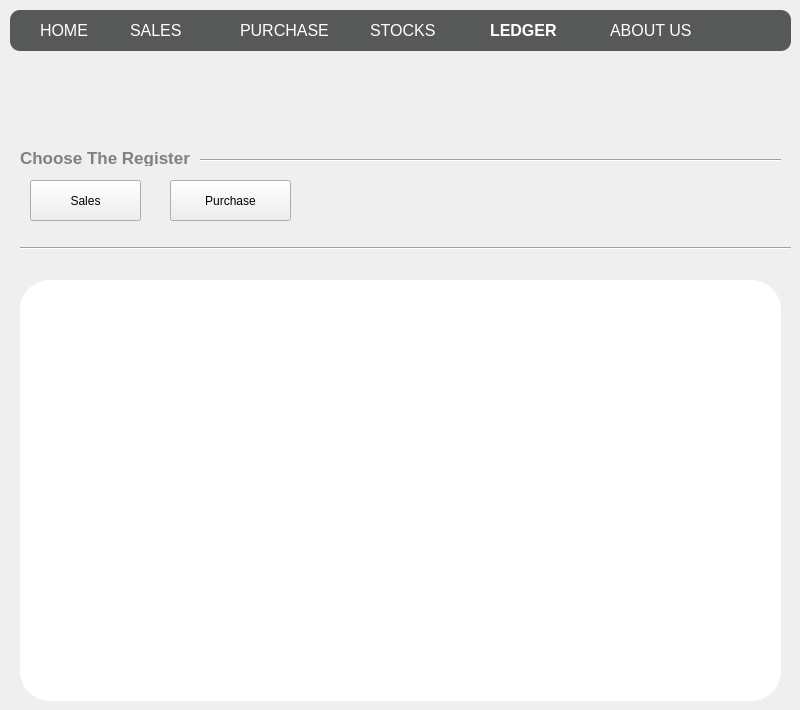
     <widget class="QWidget" name="LedgerPage">
      <property name="styleSheet">
       <string notr="true">#LedgerPage{
	background:rgb(250, 250, 250);
}</string>
      </property>
      <widget class="QFrame" name="FrameNavbarHolder_4">
       <property name="geometry">
        <rect>
         <x>10</x>
         <y>10</y>
         <width>781</width>
         <height>41</height>
        </rect>
       </property>
       <property name="styleSheet">
        <string notr="true">#FrameNavbarHolder_4
{
background:rgb(87, 89, 88);
border-radius:10px;
}
QLabel{
color:white;
font-size:16px;
}
</string>
       </property>
       <property name="frameShape">
        <enum>QFrame::StyledPanel</enum>
       </property>
       <property name="frameShadow">
        <enum>QFrame::Raised</enum>
       </property>
       <widget class="QLabel" name="label_93">
        <property name="geometry">
         <rect>
          <x>30</x>
          <y>10</y>
          <width>91</width>
          <height>21</height>
         </rect>
        </property>
        <property name="text">
         <string>HOME</string>
        </property>
       </widget>
       <widget class="QLabel" name="label_94">
        <property name="geometry">
         <rect>
          <x>120</x>
          <y>10</y>
          <width>101</width>
          <height>21</height>
         </rect>
        </property>
        <property name="styleSheet">
         <string notr="true">#label_19{
border-bottom:2px solid white;
font-weight:bold;
color:white;
}</string>
        </property>
        <property name="text">
         <string>SALES</string>
        </property>
       </widget>
       <widget class="QLabel" name="label_97">
        <property name="geometry">
         <rect>
          <x>230</x>
          <y>10</y>
          <width>121</width>
          <height>21</height>
         </rect>
        </property>
        <property name="styleSheet">
         <string notr="true"/>
        </property>
        <property name="text">
         <string>PURCHASE</string>
        </property>
       </widget>
       <widget class="QLabel" name="label_98">
        <property name="geometry">
         <rect>
          <x>360</x>
          <y>10</y>
          <width>111</width>
          <height>21</height>
         </rect>
        </property>
        <property name="styleSheet">
         <string notr="true"/>
        </property>
        <property name="text">
         <string>STOCKS</string>
        </property>
       </widget>
       <widget class="QLabel" name="label_99">
        <property name="geometry">
         <rect>
          <x>480</x>
          <y>10</y>
          <width>111</width>
          <height>21</height>
         </rect>
        </property>
        <property name="styleSheet">
         <string notr="true">#label_99{
border-bottom:2px solid white;
font-weight:bold;
color:white;
}</string>
        </property>
        <property name="text">
         <string>LEDGER</string>
        </property>
       </widget>
       <widget class="QLabel" name="label_100">
        <property name="geometry">
         <rect>
          <x>600</x>
          <y>10</y>
          <width>111</width>
          <height>21</height>
         </rect>
        </property>
        <property name="text">
         <string>ABOUT US</string>
        </property>
       </widget>
      </widget>
      <widget class="QPushButton" name="pushButton_14">
       <property name="geometry">
        <rect>
         <x>30</x>
         <y>180</y>
         <width>111</width>
         <height>41</height>
        </rect>
       </property>
       <property name="text">
        <string>Sales</string>
       </property>
       <property name="icon">
        <iconset resource="images.qrc">
         <normaloff>:/images/sales.png</normaloff>:/images/sales.png</iconset>
       </property>
       <property name="iconSize">
        <size>
         <width>35</width>
         <height>35</height>
        </size>
       </property>
      </widget>
      <widget class="QPushButton" name="pushButton_15">
       <property name="geometry">
        <rect>
         <x>170</x>
         <y>180</y>
         <width>121</width>
         <height>41</height>
        </rect>
       </property>
       <property name="text">
        <string>Purchase</string>
       </property>
       <property name="icon">
        <iconset resource="images.qrc">
         <normaloff>:/images/purchase.png</normaloff>:/images/purchase.png</iconset>
       </property>
       <property name="iconSize">
        <size>
         <width>37</width>
         <height>37</height>
        </size>
       </property>
      </widget>
      <widget class="Line" name="line_19">
       <property name="geometry">
        <rect>
         <x>20</x>
         <y>240</y>
         <width>771</width>
         <height>16</height>
        </rect>
       </property>
       <property name="orientation">
        <enum>Qt::Horizontal</enum>
       </property>
      </widget>
      <widget class="QFrame" name="frame_13">
       <property name="geometry">
        <rect>
         <x>20</x>
         <y>280</y>
         <width>761</width>
         <height>421</height>
        </rect>
       </property>
       <property name="styleSheet">
        <string notr="true">#frame_13{
		border-radius:30px;
	background:white;
}</string>
       </property>
       <property name="frameShape">
        <enum>QFrame::StyledPanel</enum>
       </property>
       <property name="frameShadow">
        <enum>QFrame::Raised</enum>
       </property>
       <widget class="QTableView" name="tableView_3">
        <property name="geometry">
         <rect>
          <x>20</x>
          <y>30</y>
          <width>721</width>
          <height>361</height>
         </rect>
        </property>
        <property name="styleSheet">
         <string notr="true">#tableView_3{
	border-radius:40px;
}</string>
        </property>
        <attribute name="horizontalHeaderMinimumSectionSize">
         <number>175</number>
        </attribute>
        <attribute name="horizontalHeaderDefaultSectionSize">
         <number>175</number>
        </attribute>
       </widget>
      </widget>
      <widget class="Line" name="line_25">
       <property name="geometry">
        <rect>
         <x>200</x>
         <y>150</y>
         <width>581</width>
         <height>20</height>
        </rect>
       </property>
       <property name="orientation">
        <enum>Qt::Horizontal</enum>
       </property>
      </widget>
      <widget class="QLabel" name="BIllingINformation_3">
       <property name="geometry">
        <rect>
         <x>20</x>
         <y>150</y>
         <width>251</width>
         <height>16</height>
        </rect>
       </property>
       <property name="styleSheet">
        <string notr="true">#BIllingINformation_3{
font-weight:bold;
border-bottom:1px solid green;
color:gray;
font-size:17px;

}</string>
       </property>
       <property name="text">
        <string>Choose The Register</string>
       </property>
      </widget>
      <zorder>frame_13</zorder>
      <zorder>FrameNavbarHolder_4</zorder>
      <zorder>pushButton_14</zorder>
      <zorder>pushButton_15</zorder>
      <zorder>line_19</zorder>
      <zorder>line_25</zorder>
      <zorder>BIllingINformation_3</zorder>
     </widget>
